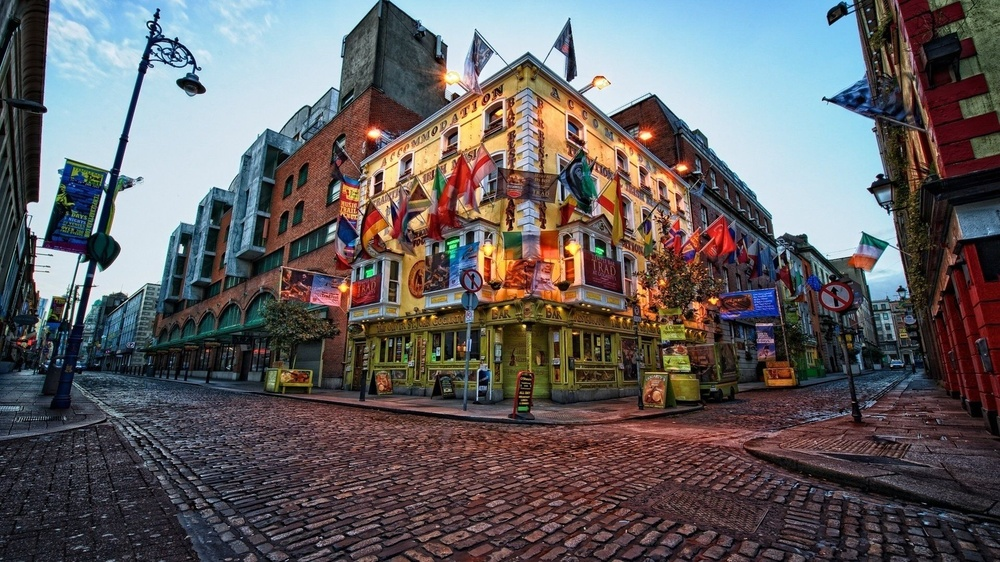
#> input picture WNO_advanced_image_processing/obrazki/dublin.jpg, 1000 x 562 px, shrunk from 1920 x 1080 before the run
$ python boundingBox.py
#> lines starting #> are read from the running program, lines starting #| are printed output that depends on the picture; after the words box and inside, x2 and y2 are one past the last pixel; in counts of white or black regions, pixels touching at a corner belong together
import cv2 as cv
import numpy as np

def thresh_callback(val):
    threshold = val

    canny_output = cv.Canny(src_gray, threshold, threshold * 2)

    contours, _ = cv.findContours(canny_output, mode=cv.RETR_TREE, method=cv.CHAIN_APPROX_SIMPLE)

    contours_poly = [None] * len(contours)
    boundRect = [None] * len(contours)
    for i, c in enumerate(contours):
        contours_poly[i] = cv.approxPolyDP(c, 3, True)
        boundRect[i] = cv.boundingRect(contours_poly[i])

    drawing = np.zeros((canny_output.shape[0], canny_output.shape[1], 3), dtype=np.uint8)

    for i in range(len(contours)):
        color = (0, 256, 0)
        cv.drawContours(drawing, contours_poly, i, color)
        cv.rectangle(drawing, (int(boundRect[i][0]), int(boundRect[i][1])),
                     (int(boundRect[i][0] + boundRect[i][2]), int(boundRect[i][1] + boundRect[i][3])), color, 2)

    cv.imshow('Contours', drawing)


src = cv.imread('./obrazki/dublin.jpg')
#> src is the input picture: shape (562, 1000, 3); mean B, G, R 97, 95.2, 98.9
src_edited = cv.imread('./obrazki/dublin_edited.jpg')
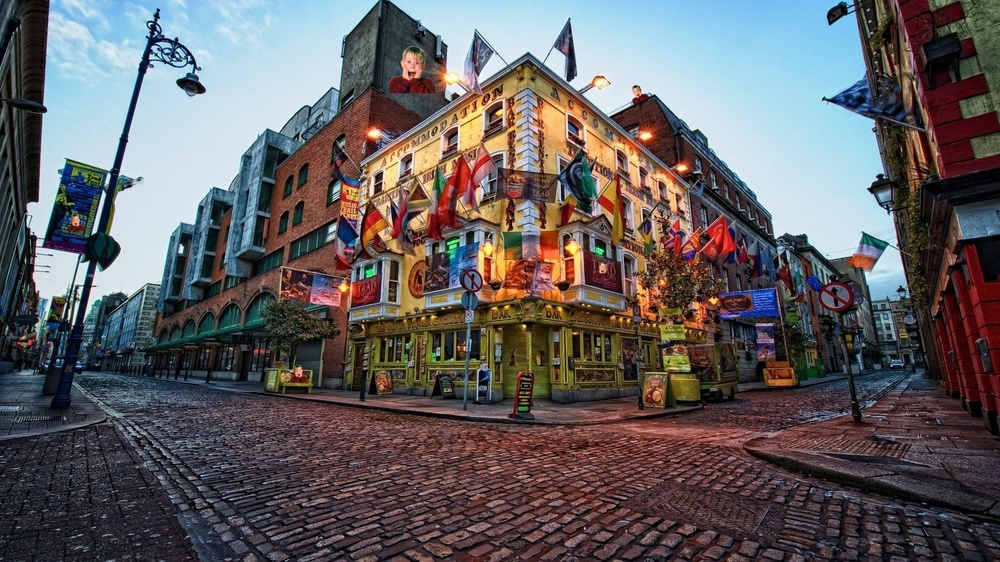
#> input picture WNO_advanced_image_processing/obrazki/dublin_edited.jpg, 1000 x 562 px, shrunk from 1920 x 1080 before the run
#> src_edited is the input picture: shape (562, 1000, 3); mean B, G, R 97, 95.2, 99.1
# Convert image to gray and blur it
src_gray = cv.cvtColor(src, cv.COLOR_BGR2GRAY)
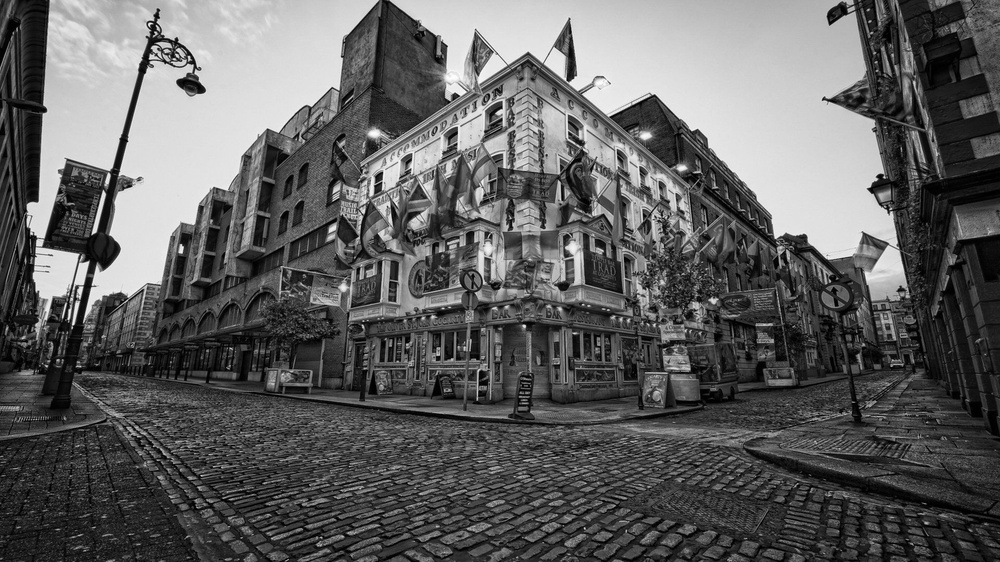
#> src_gray: shape (562, 1000); min 0, max 254, mean 96.5
src_edited_gray = cv.cvtColor(src_edited, cv.COLOR_BGR2GRAY)
src_gray = cv.blur(src_gray, (3, 3))
src_edited_gray = cv.blur(src_edited_gray, (3, 3))
source_window = 'Source'
cv.namedWindow(source_window)
cv.imshow(source_window, src_edited)

kernel = np.ones((3, 3), np.uint8)
src1 = src_edited - src
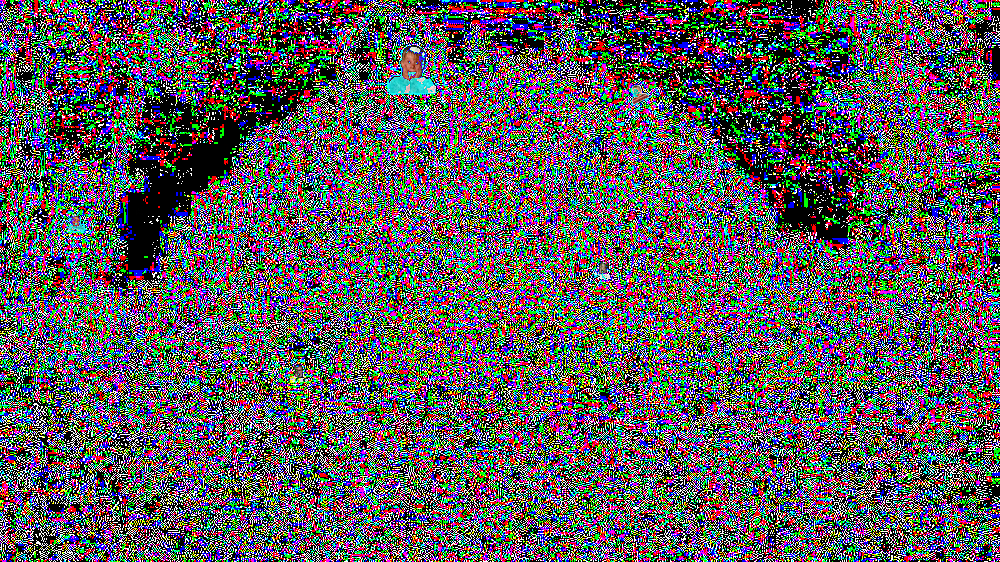
#> src1: shape (562, 1000, 3); mean B, G, R 92.2, 89.1, 92.5
src1 = cv.dilate(src1, kernel, iterations=2)
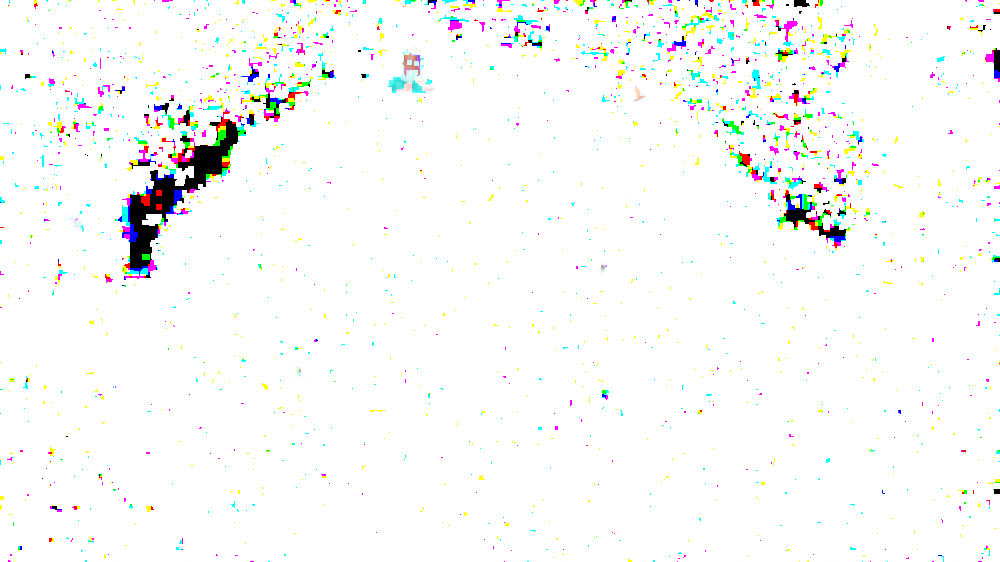
#> src1: shape (562, 1000, 3); mean B, G, R 248.5, 249.2, 248.7
src1 = cv.erode(src1, kernel, iterations=4)
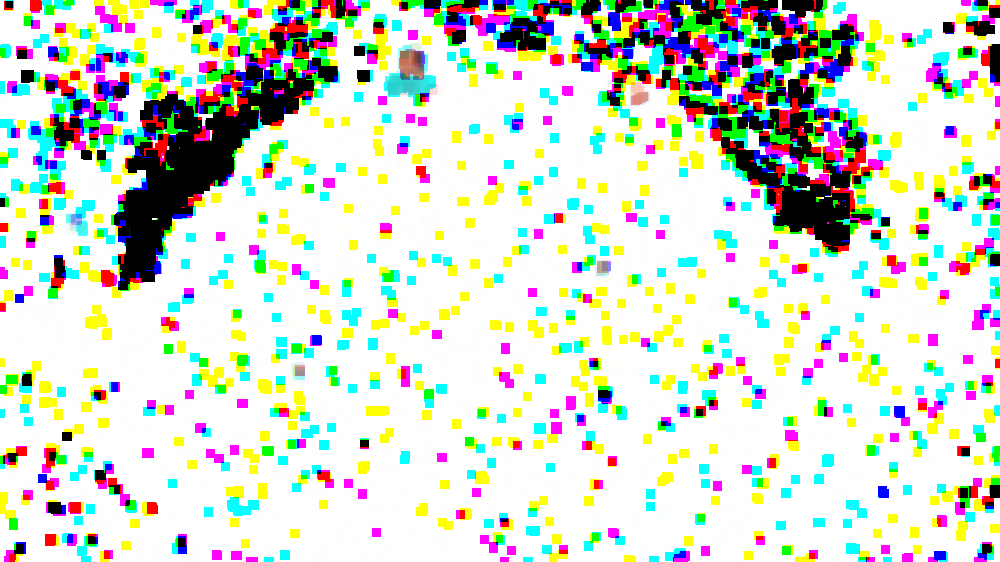
#> src1: shape (562, 1000, 3); mean B, G, R 204.1, 217.4, 209.6

max_thresh = 255
thresh = 100  # initial threshold
cv.createTrackbar('Canny thresh:', source_window, thresh, max_thresh, thresh_callback)
thresh_callback(thresh)
#> in thresh_callback, `canny_output = cv.Canny(src_gray, threshold, threshold * 2)`:
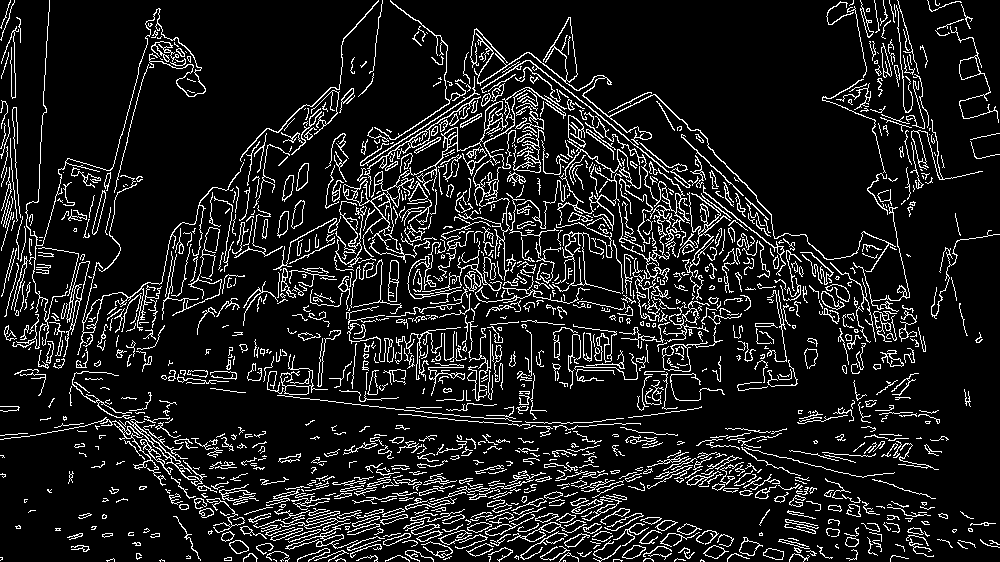
#> canny_output: shape (562, 1000); 11.2% white in thin lines or dots
#> in thresh_callback, `contours, _ = cv.findContours(canny_output, mode=cv.RETR_TREE, method=..`: contours = 1665 contours, 1309 with area under 20; largest, box (x1, y1, x2, y2) and area: (343, 87, 566, 263) 1742, (474, 17, 896, 272) 1097, (553, 17, 578, 82) 665, (552, 231, 621, 294) 658, (565, 232, 586, 286) 604
#> in thresh_callback, `contours_poly = [None] * len(contours)`: contours_poly = 1665 items
#> after the loop in thresh_callback, `for i, c in enumerate(contours):`: boundRect = 1665 items, first 6: (563, 560, 1, 1), (700, 560, 5, 2), (613, 559, 10, 2), (283, 560, 1, 1), (273, 559, 4, 3), (159, 560, 6, 2); contours_poly = 1665 contours, 1263 with area under 20; largest, box (x1, y1, x2, y2) and area: (344, 87, 566, 263) 1964, (474, 17, 896, 272) 1243, (552, 234, 621, 294) 691, (621, 244, 671, 322) 688, (595, 116, 690, 257) 655
#> after the loop in thresh_callback, `for i in range(len(contours)):`:
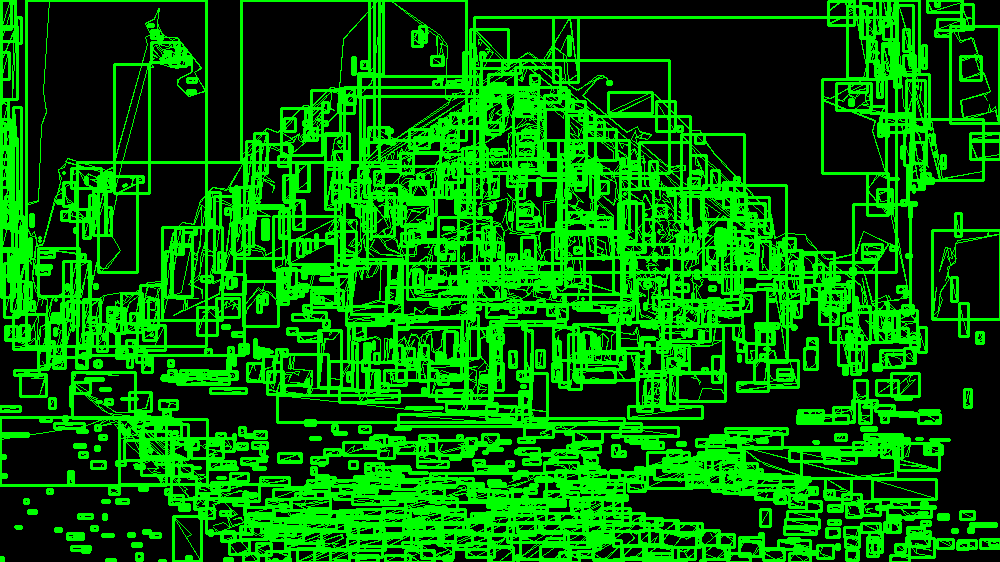
#> drawing: shape (562, 1000, 3); mean of channels 0, 1, 2 0, 105, 0; drawn as B, G, R
cv.waitKey()
